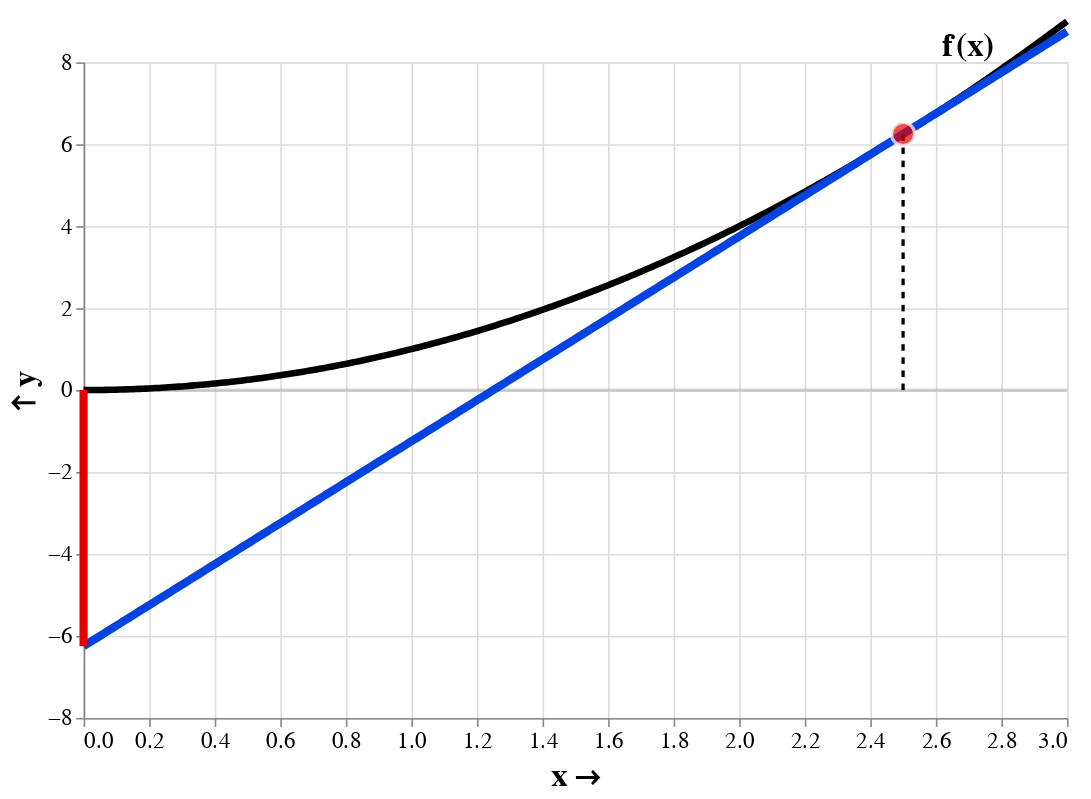

This figure's notebook cell:
### Code cell
import numpy as np
import pandas as pd
import altair as alt

# disable altair's row limit (safe for browser-rendered charts)
alt.data_transformers.disable_max_rows()

blue = "#0343df"
red  = "#e50000"

x = np.linspace(0, 3, 301)
df_x = pd.DataFrame({"x": x})

# shared slider
x0 = alt.param(
    name="x0",
    value=2.5,
    bind=alt.binding_range(min=0, max=3, step=0.1, name="x₀")
)

# shared x/y encodings (apply to EVERY layer)
enc = {
    "x": alt.X("x:Q", scale=alt.Scale(domain=[0, 3]), axis=alt.Axis(title="x →")),
    "y": alt.Y("y:Q", scale=alt.Scale(domain=[-8, 8]), axis=alt.Axis(title="↑ y"))
}

# a base chart used only for convenience (data + params + size)
base = (
    alt.Chart(df_x)
    .add_params(x0)
    .properties(width=600, height=400)
)

# parabola y = x^2
parabola = (
    base.transform_calculate(y="datum.x * datum.x")
    .mark_line(stroke="black", strokeWidth=4)
    .encode(**enc)
)

# tangent line y = p*x - g
tangent = (
    base.transform_calculate(
        p1="2 * x0",
        g="(2 * x0) * x0 - (x0 * x0)",
        y="datum.x * datum.p1 - datum.g"
    )
    .mark_line(stroke=blue, strokeWidth=5)
    .encode(**enc)
)

# helper: a 1-row chart that still shares params/size
one = alt.Chart(pd.DataFrame([{}])).add_params(x0).properties(width=600, height=400)

# y=0 rule (use shared y scale by giving it x field too)
zero_rule = (
    alt.Chart(pd.DataFrame({"x": [0, 3], "y": [0, 0]}))
    .properties(width=600, height=400)
    .mark_line(stroke="#aaa", strokeWidth=2, opacity=0.5)
    .encode(**enc)
)

red_vertical = (
    base
    .transform_filter("datum.x == 0")
    .transform_calculate(
        p1="2 * x0",
        g="(2 * x0) * x0 - (x0 * x0)",
        x="0",
        y="0",
        y2="-datum.g"
    )
    .mark_rule(stroke=red, strokeWidth=5)
    .encode(
        x=enc["x"],
        y=enc["y"],
        y2=alt.Y2("y2:Q")
    )
)

# # red vertical segment at x=0 from y=0 to y=-g
# red_vertical = (
#     one.transform_calculate(
#         p1="2 * x0",
#         g="(2 * x0) * x0 - (x0 * x0)",
#         x="0",
#         y="0",
#         y2="-datum.g"
#     )
#     .mark_rule(stroke=red, strokeWidth=5)
#     .encode(
#         x=enc["x"],
#         y=enc["y"],
#         y2=alt.Y2("y2:Q")
#     )
# )

dashed_x0 = (
    base
    .transform_filter("datum.x == 0")
    .transform_calculate(
        x="x0",
        y="0",
        y2="x0 * x0"
    )
    .mark_rule(stroke="black", strokeWidth=2, strokeDash=[4, 4])
    .encode(
        x=enc["x"],
        y=enc["y"],
        y2=alt.Y2("y2:Q")
    )
)

# # dashed vertical at x=x0 from y=0 to y=x0^2
# dashed_x0 = (
#     one.transform_calculate(
#         x="x0",
#         y="0",
#         y2="x0 * x0"
#     )
#     .mark_rule(stroke="black", strokeWidth=2, strokeDash=[4, 4])
#     .encode(
#         x=enc["x"],
#         y=enc["y"],
#         y2=alt.Y2("y2:Q")
#     )
# )

# # point at (x0, x0^2)
# point = (
#     one.transform_calculate(x="x0", y="x0 * x0")
#     .mark_point(filled=True, size=200, color=red, stroke="white", strokeWidth=2)
#     .encode(**enc)
# )

# point at (x0, x0^2) -- robust version (uses df_x, filtered to one row)
point = (
    base
    .transform_filter("datum.x == 0")          # keep one row, but same dataset
    .transform_calculate(
        x="x0",
        y="x0 * x0"
    )
    .mark_point(filled=True, size=200, color=red, stroke="white", strokeWidth=2)
    .encode(**enc)
)

# label f(x)
label_fx = (
    alt.Chart(pd.DataFrame([{"x": 2.7, "y": 8.0, "text": "f(x)"}]))
    .properties(width=600, height=400)
    .mark_text(fontSize=20, fontWeight="bold", dy=-10)
    .encode(x=enc["x"], y=enc["y"], text="text:N")
)

# label g at (0, -g/2)
label_g = (
    one.transform_calculate(
        p1="2 * x0",
        g="(2 * x0) * x0 - (x0 * x0)",
        x="0",
        y="-datum.g / 2",
        text="'g'"
    )
    .mark_text(fontSize=20, fontWeight="bold", dx=15, color=red)
    .encode(x=enc["x"], y=enc["y"], text="text:N")
)

# label x₀ at (x0, 0)
label_x0 = (
    one.transform_calculate(x="x0", y="0", text="'x₀'")
    .mark_text(fontSize=20, fontWeight="bold", dy=12, color="black")
    .encode(x=enc["x"], y=enc["y"], text="text:N")
)

# label tangent text rotated
label_tangent = (
    one.transform_calculate(
        p1="2 * x0",
        g="(2 * x0) * x0 - (x0 * x0)",
        angle="-atan(datum.p1*(3/16)*(400/600)) * (180 / PI)",
        x="2",
        y="2 * datum.p1 - datum.g - 0.5",
        text="'tangent line y = px - g'"
    )
    .mark_text(fontSize=20, fontWeight="bold", dy=12, color=blue)
    .encode(x=enc["x"], y=enc["y"], text="text:N", angle="angle:Q")
)

chart = (
    alt.layer(
        zero_rule,
        parabola,
        tangent,
        red_vertical,
        dashed_x0,
        point,
        label_fx,
        label_g,
        label_x0,
        label_tangent
    )
    .properties(width=600, height=400)
    .configure_axis(grid=True, titleFontSize=20, titleFontWeight="bold", labelFontSize=14)
)

chart

### Figure 1 — Vega-Lite specification as saved in the notebook (floating-point values rounded to 4 significant figures; data arrays with more than 128 entries replaced by an {"elided": "..."} marker saying what was removed)
{"config": {"view": {"continuousWidth": 300, "continuousHeight": 300}, "axis": {"grid": true, "labelFontSize": 14, "titleFontSize": 20, "titleFontWeight": "bold"}}, "layer": [{"data": {"name": "data-421d77c92b917b1dd63571f7953c166d"}, "mark": {"type": "line", "opacity": 0.5, "stroke": "#aaa", "strokeWidth": 2}, "encoding": {"x": {"axis": {"title": "x →"}, "field": "x", "scale": {"domain": [0, 3]}, "type": "quantitative"}, "y": {"axis": {"title": "↑ y"}, "field": "y", "scale": {"domain": [-8, 8]}, "type": "quantitative"}}}, {"data": {"name": "data-1129442950be1d74e3efaf196db104a3"}, "mark": {"type": "line", "stroke": "black", "strokeWidth": 4}, "encoding": {"x": {"axis": {"title": "x →"}, "field": "x", "scale": {"domain": [0, 3]}, "type": "quantitative"}, "y": {"axis": {"title": "↑ y"}, "field": "y", "scale": {"domain": [-8, 8]}, "type": "quantitative"}}, "transform": [{"calculate": "datum.x * datum.x", "as": "y"}]}, {"data": {"name": "data-1129442950be1d74e3efaf196db104a3"}, "mark": {"type": "line", "stroke": "#0343df", "strokeWidth": 5}, "encoding": {"x": {"axis": {"title": "x →"}, "field": "x", "scale": {"domain": [0, 3]}, "type": "quantitative"}, "y": {"axis": {"title": "↑ y"}, "field": "y", "scale": {"domain": [-8, 8]}, "type": "quantitative"}}, "transform": [{"calculate": "2 * x0", "as": "p1"}, {"calculate": "(2 * x0) * x0 - (x0 * x0)", "as": "g"}, {"calculate": "datum.x * datum.p1 - datum.g", "as": "y"}]}, {"data": {"name": "data-1129442950be1d74e3efaf196db104a3"}, "mark": {"type": "rule", "stroke": "#e50000", "strokeWidth": 5}, "encoding": {"x": {"axis": {"title": "x →"}, "field": "x", "scale": {"domain": [0, 3]}, "type": "quantitative"}, "y": {"axis": {"title": "↑ y"}, "field": "y", "scale": {"domain": [-8, 8]}, "type": "quantitative"}, "y2": {"field": "y2"}}, "transform": [{"filter": "datum.x == 0"}, {"calculate": "2 * x0", "as": "p1"}, {"calculate": "(2 * x0) * x0 - (x0 * x0)", "as": "g"}, {"calculate": "0", "as": "x"}, {"calculate": "0", "as": "y"}, {"calculate": "-datum.g", "as": "y2"}]}, {"data": {"name": "data-1129442950be1d74e3efaf196db104a3"}, "mark": {"type": "rule", "stroke": "black", "strokeDash": [4, 4], "strokeWidth": 2}, "encoding": {"x": {"axis": {"title": "x →"}, "field": "x", "scale": {"domain": [0, 3]}, "type": "quantitative"}, "y": {"axis": {"title": "↑ y"}, "field": "y", "scale": {"domain": [-8, 8]}, "type": "quantitative"}, "y2": {"field": "y2"}}, "transform": [{"filter": "datum.x == 0"}, {"calculate": "x0", "as": "x"}, {"calculate": "0", "as": "y"}, {"calculate": "x0 * x0", "as": "y2"}]}, {"data": {"name": "data-1129442950be1d74e3efaf196db104a3"}, "mark": {"type": "point", "color": "#e50000", "filled": true, "size": 200, "stroke": "white", "strokeWidth": 2}, "encoding": {"x": {"axis": {"title": "x →"}, "field": "x", "scale": {"domain": [0, 3]}, "type": "quantitative"}, "y": {"axis": {"title": "↑ y"}, "field": "y", "scale": {"domain": [-8, 8]}, "type": "quantitative"}}, "transform": [{"filter": "datum.x == 0"}, {"calculate": "x0", "as": "x"}, {"calculate": "x0 * x0", "as": "y"}]}, {"data": {"name": "data-bc22bc15cfe6aff06639a84306bb94a0"}, "mark": {"type": "text", "dy": -10, "fontSize": 20, "fontWeight": "bold"}, "encoding": {"text": {"field": "text", "type": "nominal"}, "x": {"axis": {"title": "x →"}, "field": "x", "scale": {"domain": [0, 3]}, "type": "quantitative"}, "y": {"axis": {"title": "↑ y"}, "field": "y", "scale": {"domain": [-8, 8]}, "type": "quantitative"}}}, {"data": {"name": "data-4f53cda18c2baa0c0354bb5f9a3ecbe5"}, "mark": {"type": "text", "color": "#e50000", "dx": 15, "fontSize": 20, "fontWeight": "bold"}, "encoding": {"text": {"field": "text", "type": "nominal"}, "x": {"axis": {"title": "x →"}, "field": "x", "scale": {"domain": [0, 3]}, "type": "quantitative"}, "y": {"axis": {"title": "↑ y"}, "field": "y", "scale": {"domain": [-8, 8]}, "type": "quantitative"}}, "transform": [{"calculate": "2 * x0", "as": "p1"}, {"calculate": "(2 * x0) * x0 - (x0 * x0)", "as": "g"}, {"calculate": "0", "as": "x"}, {"calculate": "-datum.g / 2", "as": "y"}, {"calculate": "'g'", "as": "text"}]}, {"data": {"name": "data-4f53cda18c2baa0c0354bb5f9a3ecbe5"}, "mark": {"type": "text", "color": "black", "dy": 12, "fontSize": 20, "fontWeight": "bold"}, "encoding": {"text": {"field": "text", "type": "nominal"}, "x": {"axis": {"title": "x →"}, "field": "x", "scale": {"domain": [0, 3]}, "type": "quantitative"}, "y": {"axis": {"title": "↑ y"}, "field": "y", "scale": {"domain": [-8, 8]}, "type": "quantitative"}}, "transform": [{"calculate": "x0", "as": "x"}, {"calculate": "0", "as": "y"}, {"calculate": "'x₀'", "as": "text"}]}, {"data": {"name": "data-4f53cda18c2baa0c0354bb5f9a3ecbe5"}, "mark": {"type": "text", "color": "#0343df", "dy": 12, "fontSize": 20, "fontWeight": "bold"}, "encoding": {"angle": {"field": "angle", "type": "quantitative"}, "text": {"field": "text", "type": "nominal"}, "x": {"axis": {"title": "x →"}, "field": "x", "scale": {"domain": [0, 3]}, "type": "quantitative"}, "y": {"axis": {"title": "↑ y"}, "field": "y", "scale": {"domain": [-8, 8]}, "type": "quantitative"}}, "transform": [{"calculate": "2 * x0", "as": "p1"}, {"calculate": "(2 * x0) * x0 - (x0 * x0)", "as": "g"}, {"calculate": "-atan(datum.p1*(3/16)*(400/600)) * (180 / PI)", "as": "angle"}, {"calculate": "2", "as": "x"}, {"calculate": "2 * datum.p1 - datum.g - 0.5", "as": "y"}, {"calculate": "'tangent line y = px - g'", "as": "text"}]}], "height": 400, "params": [{"name": "x0", "bind": {"input": "range", "max": 3, "min": 0, "name": "$x^2$", "step": 0.1}, "value": 2.5}], "width": 600, "$schema": "https://vega.github.io/schema/vega-lite/v6.1.0.json", "datasets": {"data-421d77c92b917b1dd63571f7953c166d": [{"x": 0, "y": 0}, {"x": 3, "y": 0}], "data-1129442950be1d74e3efaf196db104a3": {"elided": "301 records"}, "data-bc22bc15cfe6aff06639a84306bb94a0": [{"x": 2.7, "y": 8.0, "text": "f(x)"}], "data-4f53cda18c2baa0c0354bb5f9a3ecbe5": []}}
